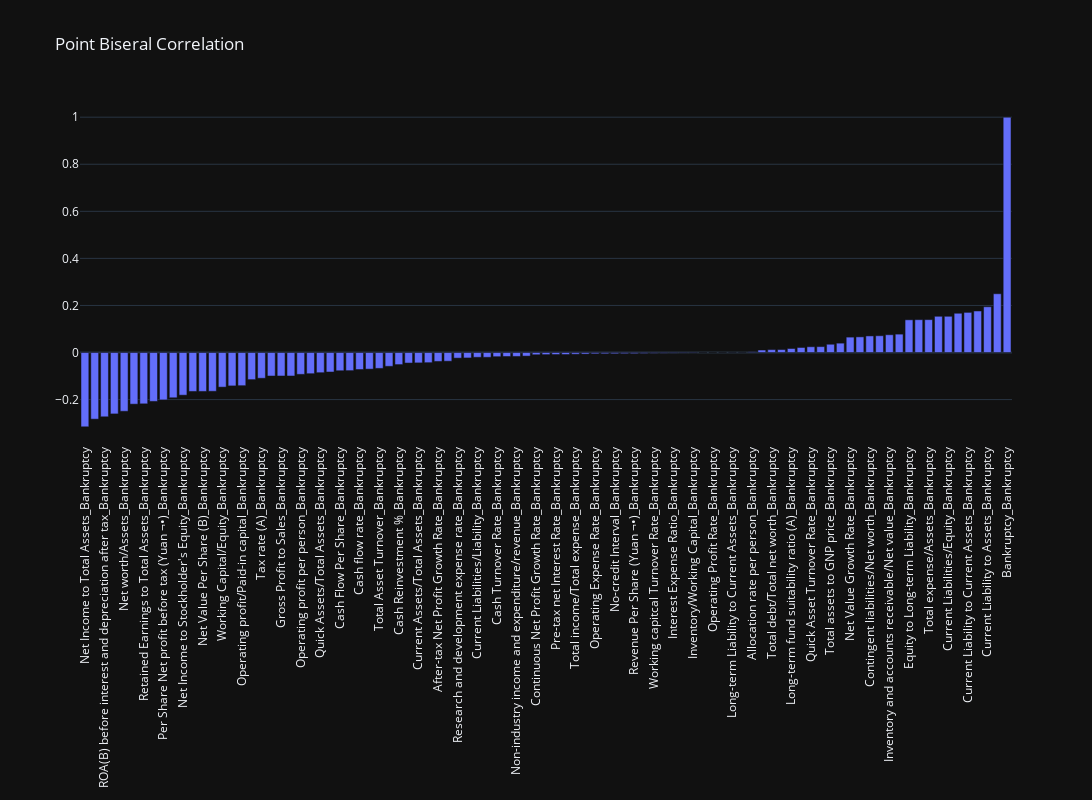

Source (notebook cell):
### Code cell
pb_corr = pd.Series(pointbiserial_dict).to_frame(name="correlation").sort_values(by="correlation")

fig = go.Figure([go.Bar(x=pb_corr.index, y=pb_corr.values.flatten())])
fig.update_layout(width=1200, height=800,xaxis_tickangle=-90, title="Point Biseral Correlation")

### Figure 1 — Plotly figure (JSON) as saved in the notebook; plotly's stock layout.template omitted (floating-point values rounded to 4 significant figures)
{"data": [{"type": "bar", "x": ["Net Income to Total Assets_Bankruptcy", "ROA(A) before interest and % after tax_Bankruptcy", "ROA(B) before interest and depreciation after tax_Bankruptcy", "ROA(C) before interest and depreciation before interest_Bankruptcy", "Net worth/Assets_Bankruptcy", "Persistent EPS in the Last Four Seasons_Bankruptcy", "Retained Earnings to Total Assets_Bankruptcy", "Net profit before tax/Paid-in capital_Bankruptcy", "Per Share Net profit before tax (Yuan ¬•)_Bankruptcy", "Working Capital to Total Assets_Bankruptcy", "Net Income to Stockholder's Equity_Bankruptcy", "Net Value Per Share (A)_Bankruptcy", "Net Value Per Share (B)_Bankruptcy", "Net Value Per Share (C)_Bankruptcy", "Working Capital/Equity_Bankruptcy", "Operating Profit Per Share (Yuan ¬•)_Bankruptcy", "Operating profit/Paid-in capital_Bankruptcy", "CFO to Assets_Bankruptcy", "Tax rate (A)_Bankruptcy", "Cash/Total Assets_Bankruptcy", "Gross Profit to Sales_Bankruptcy", "Operating Gross Margin_Bankruptcy", "Operating profit per person_Bankruptcy", "Realized Sales Gross Margin_Bankruptcy", "Quick Assets/Total Assets_Bankruptcy", "Equity to Liability_Bankruptcy", "Cash Flow Per Share_Bankruptcy", "Operating Funds to Liability_Bankruptcy", "Cash flow rate_Bankruptcy", "Cash Flow to Total Assets_Bankruptcy", "Total Asset Turnover_Bankruptcy", "Cash Flow to Equity_Bankruptcy", "Cash Reinvestment %_Bankruptcy", "Total Asset Growth Rate_Bankruptcy", "Current Assets/Total Assets_Bankruptcy", "Cash Flow to Liability_Bankruptcy", "After-tax Net Profit Growth Rate_Bankruptcy", "Regular Net Profit Growth Rate_Bankruptcy", "Research and development expense rate_Bankruptcy", "Interest-bearing debt interest rate_Bankruptcy", "Current Liabilities/Liability_Bankruptcy", "Current Liability to Liability_Bankruptcy", "Cash Turnover Rate_Bankruptcy", "Total Asset Return Growth Rate Ratio_Bankruptcy", "Non-industry income and expenditure/revenue_Bankruptcy", "Operating Profit Growth Rate_Bankruptcy", "Continuous Net Profit Growth Rate_Bankruptcy", "After-tax net Interest Rate_Bankruptcy", "Pre-tax net Interest Rate_Bankruptcy", "Continuous interest rate (after tax)_Bankruptcy", "Total income/Total expense_Bankruptcy", "Average Collection Days_Bankruptcy", "Operating Expense Rate_Bankruptcy", "Interest Coverage Ratio (Interest expense to EBIT)_Bankruptcy", "No-credit Interval_Bankruptcy", "Accounts Receivable Turnover_Bankruptcy", "Revenue Per Share (Yuan ¬•)_Bankruptcy", "Quick Assets/Current Liability_Bankruptcy", "Working capitcal Turnover Rate_Bankruptcy", "Inventory Turnover Rate (times)_Bankruptcy", "Interest Expense Ratio_Bankruptcy", "Current Ratio_Bankruptcy", "Inventory/Working Capital_Bankruptcy", "Realized Sales Gross Profit Growth Rate_Bankruptcy", "Operating Profit Rate_Bankruptcy", "Cash Flow to Sales_Bankruptcy", "Long-term Liability to Current Assets_Bankruptcy", "Inventory/Current Liability_Bankruptcy", "Allocation rate per person_Bankruptcy", "Degree of Financial Leverage (DFL)_Bankruptcy", "Total debt/Total net worth_Bankruptcy", "Current Asset Turnover Rate_Bankruptcy", "Long-term fund suitability ratio (A)_Bankruptcy", "Net Worth Turnover Rate (times)_Bankruptcy", "Quick Asset Turnover Rate_Bankruptcy", "Quick Ratio_Bankruptcy", "Total assets to GNP price_Bankruptcy", "Revenue per person_Bankruptcy", "Net Value Growth Rate_Bankruptcy", "Fixed Assets to Assets_Bankruptcy", "Contingent liabilities/Net worth_Bankruptcy", "Fixed Assets Turnover Frequency_Bankruptcy", "Inventory and accounts receivable/Net value_Bankruptcy", "Cash/Current Liability_Bankruptcy", "Equity to Long-term Liability_Bankruptcy", "Liability-Assets Flag_Bankruptcy", "Total expense/Assets_Bankruptcy", "Current Liability to Equity_Bankruptcy", "Current Liabilities/Equity_Bankruptcy", "Liability to Equity_Bankruptcy", "Current Liability to Current Assets_Bankruptcy", "Borrowing dependency_Bankruptcy", "Current Liability to Assets_Bankruptcy", "Debt ratio %_Bankruptcy", "Bankruptcy_Bankruptcy"], "y": [-0.3156, -0.2831, -0.2731, -0.2609, -0.2497, -0.2194, -0.2181, -0.2077, -0.2012, -0.1923, -0.1812, -0.1654, -0.1653, -0.1647, -0.147, -0.1418, -0.1409, -0.1152, -0.1093, -0.09985, -0.09969, -0.09969, -0.09276, -0.08997, -0.08572, -0.08282, -0.0774, -0.07696, -0.07224, -0.07053, -0.06743, -0.05864, -0.05128, -0.04468, -0.04402, -0.04318, -0.03786, -0.03689, -0.02378, -0.02302, -0.02031, -0.02031, -0.01772, -0.01685, -0.01661, -0.0152, -0.009417, -0.008873, -0.008529, -0.008406, -0.007122, -0.006546, -0.005493, -0.005208, -0.005132, -0.004736, -0.004687, -0.003818, -0.002888, -0.002646, -0.002449, -0.002209, -0.001857, -0.0004367, -0.0002342, 0.0004771, 0.0008388, 0.0008832, 0.002859, 0.01061, 0.01236, 0.01258, 0.01704, 0.02141, 0.02451, 0.02514, 0.03521, 0.03982, 0.06548, 0.06648, 0.07052, 0.0713, 0.07562, 0.07814, 0.139, 0.1395, 0.1397, 0.154, 0.154, 0.1668, 0.1706, 0.1765, 0.1945, 0.2497, 1.0]}], "layout": {"height": 800, "title": {"text": "Point Biseral Correlation"}, "width": 1200, "xaxis": {"tickangle": -90}}}
